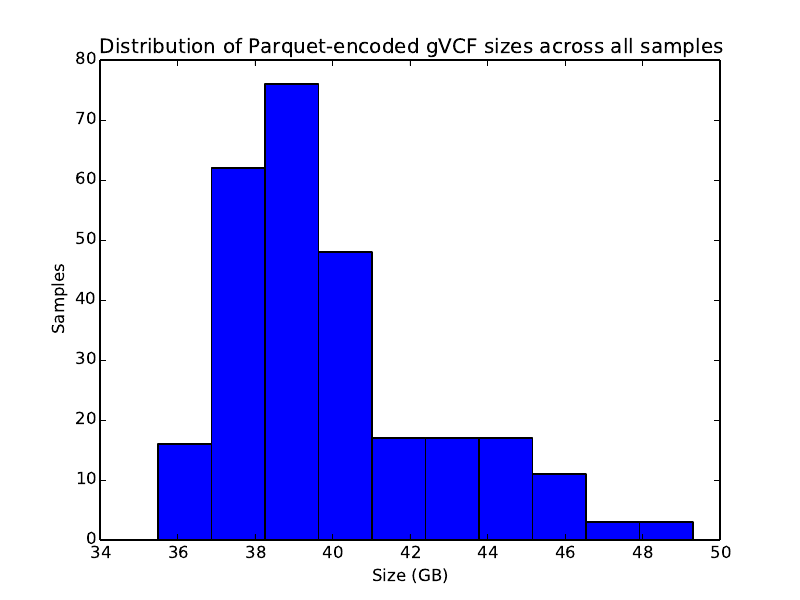

Here is the Python script that generated this plot:
from pylab import hist, ylabel, xlabel, title, grid, savefig, show, legend, xticks, yticks, figure

sizes = []

fp = open("gvcf_sizes.txt")

total_size = 0.0
for line in fp:

    sample_size = float(line.strip().rstrip())
    total_size += sample_size
    sizes.append(sample_size)

print "Total size was: %f" % total_size

figure()
hist(sizes)
title("Distribution of Parquet-encoded gVCF sizes across all samples")
ylabel("Samples")
xlabel("Size (GB)")

savefig("gvcf_sizes.pdf")
